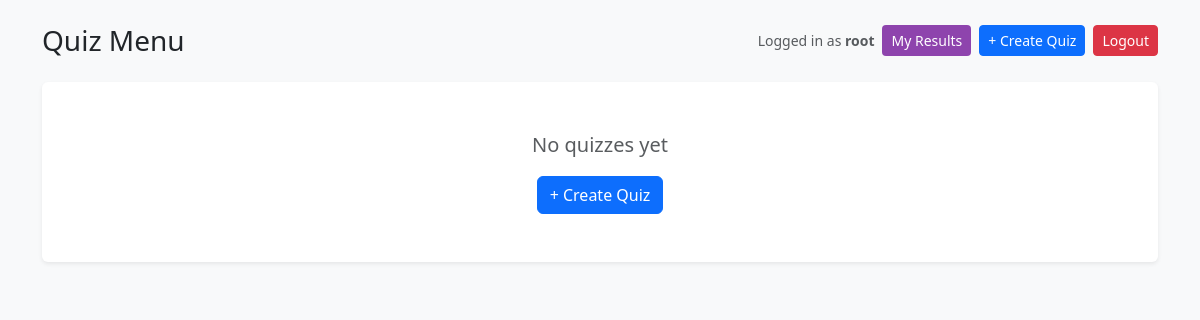
The page /pages/index.php (signed in) on the database as committed earlier.
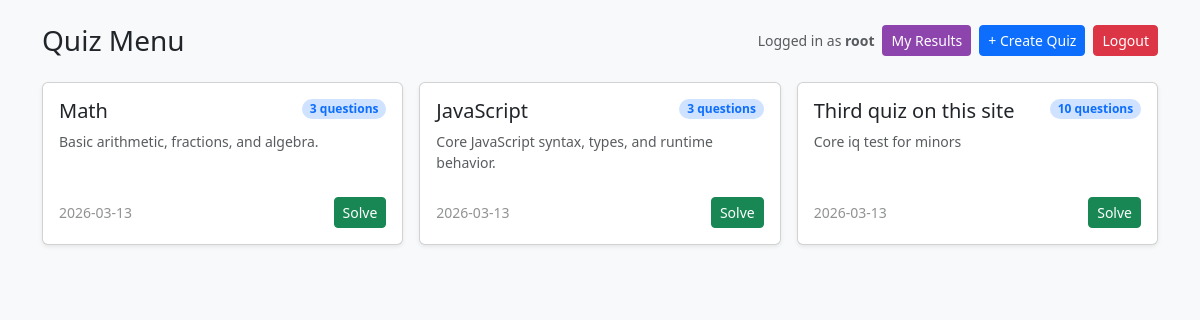
The same page on the database as committed later.
### tables this page shows
CREATE TABLE `quiziz` (
  `id` int(11) NOT NULL,
  `name` varchar(30) NOT NULL,
  `description` text NOT NULL,
  `date_added` date NOT NULL DEFAULT current_timestamp()
);

### utils/database.php (called while the page is built, shortened)
<?php
function getConnection(): mysqli
{
    $conn = new mysqli('localhost', 'root', '', 'quiz');
    return $conn;
}
function getAllQuizzes(): array
{
    $conn = getConnection();
    $result = $conn->query("
        SELECT q.id, q.name, q.description, q.date_added,
               COUNT(qu.id) AS question_count
        FROM quiziz q
        LEFT JOIN questions qu ON qu.quiz_id = q.id
        GROUP BY q.id
        ORDER BY q.date_added DESC
    ");
    $quizzes = [];
    if ($result) {
        while ($row = $result->fetch_assoc()) {
            $quizzes[] = $row;
        }
    }
    return $quizzes;
}

### pages/index.php (the view, shortened to what this page needs)
<?php
require_once '../utils/database.php';
$quizzes = getAllQuizzes();
?>
<!DOCTYPE html>
<html lang="en">
<head>
    <link href="https://cdn.jsdelivr.net/npm/bootstrap@5.3.8/dist/css/bootstrap.min.css" rel="stylesheet">
</head>
<body class="bg-light">
    <div class="container py-4">
        <div class="d-flex justify-content-between align-items-center flex-wrap gap-2 mb-4">
            <h1 class="h3 mb-0">Quiz Menu</h1>
            <div class="d-flex align-items-center gap-2 flex-wrap">
                <span class="text-muted small">Logged in as <strong><?= htmlspecialchars($_SESSION['username']) ?></strong></span>
                <a href="results.php" class="btn btn-sm" style="background:#8e44ad;color:#fff;">My Results</a>
                <?php if (isset($_SESSION['is_admin']) && $_SESSION['is_admin'] === true): ?>
                    <a href="create_quiz.php" class="btn btn-primary btn-sm">+ Create Quiz</a>
                <?php endif; ?>
                <a href="../utils/logout.php" class="btn btn-danger btn-sm">Logout</a>
            </div>
        </div>
        <?php if (empty($quizzes)): ?>
            <div class="text-center bg-white rounded shadow-sm p-5">
                <p class="text-muted fs-5 mb-3">No quizzes yet</p>
                <?php if (isset($_SESSION['is_admin']) && $_SESSION['is_admin'] === true): ?>
                    <a href="create_quiz.php" class="btn btn-primary">+ Create Quiz</a>
                <?php endif; ?>
            </div>
        <?php else: ?>
            <div class="row g-3">
                <?php foreach ($quizzes as $quiz): ?>
                    <div class="col-sm-6 col-lg-4">
                        <div class="card h-100 shadow-sm">
                            <div class="card-body d-flex flex-column">
                                <div class="d-flex justify-content-between align-items-start gap-2 mb-2">
                                    <h5 class="card-title mb-0" style="word-break:break-word;"><?= htmlspecialchars($quiz['name']) ?></h5>
                                    <span class="badge bg-primary-subtle text-primary rounded-pill"><?= (int)$quiz['question_count'] ?> question<?= $quiz['question_count'] != 1 ? 's' : '' ?></span>
                                </div>
                                <p class="card-text text-muted small flex-grow-1"><?= htmlspecialchars($quiz['description']) ?></p>
                                <div class="d-flex justify-content-between align-items-center mt-2">
                                    <small class="text-body-tertiary"><?= htmlspecialchars($quiz['date_added']) ?></small>
                                    <a href="solve.php?id=<?= (int)$quiz['id'] ?>" class="btn btn-success btn-sm">Solve</a>
                                </div>
                            </div>
                        </div>
                    </div>
                <?php endforeach; ?>
            </div>
        <?php endif; ?>
    </div>
</body>
</html>

Rows that differ between the two databases and show on the page:
added quiziz: name "Math", question_count "3", description "Basic arithmetic, fractions, and algebra.", date_added "2026-03-13"
added quiziz: name "JavaScript", question_count "3", description "Core JavaScript syntax, types, and runtime behavior.", date_added "2026-03-13"
added quiziz: name "Third quiz on this site", question_count "10", description "Core iq test for minors", date_added "2026-03-13"
Other text that changed with them:
text no longer shown: "No quizzes yet + Create Quiz"
